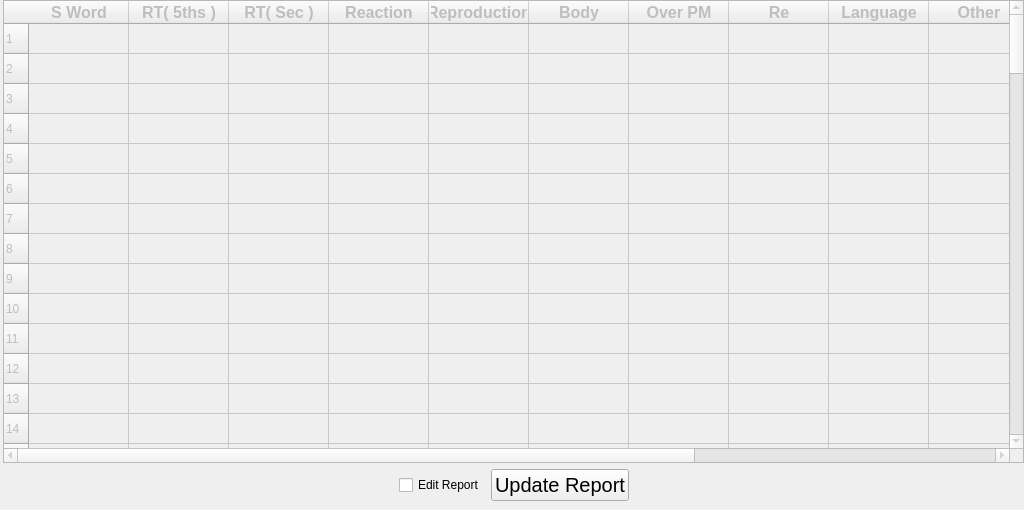
<?xml version="1.0" encoding="UTF-8"?>
<ui version="4.0">
 <class>Form</class>
 <widget class="QWidget" name="Form">
  <property name="geometry">
   <rect>
    <x>0</x>
    <y>0</y>
    <width>1024</width>
    <height>510</height>
   </rect>
  </property>
  <property name="sizePolicy">
   <sizepolicy hsizetype="Fixed" vsizetype="Fixed">
    <horstretch>0</horstretch>
    <verstretch>0</verstretch>
   </sizepolicy>
  </property>
  <property name="minimumSize">
   <size>
    <width>1024</width>
    <height>510</height>
   </size>
  </property>
  <property name="maximumSize">
   <size>
    <width>1024</width>
    <height>510</height>
   </size>
  </property>
  <property name="windowTitle">
   <string>GeneratedReport</string>
  </property>
  <widget class="QWidget" name="layoutWidget">
   <property name="geometry">
    <rect>
     <x>3</x>
     <y>0</y>
     <width>1021</width>
     <height>501</height>
    </rect>
   </property>
   <layout class="QVBoxLayout" name="verticalLayout">
    <item>
     <widget class="QTableWidget" name="generatedReport">
      <property name="enabled">
       <bool>false</bool>
      </property>
      <row>
       <property name="text">
        <string>1</string>
       </property>
      </row>
      <row>
       <property name="text">
        <string>2</string>
       </property>
      </row>
      <row>
       <property name="text">
        <string>3</string>
       </property>
      </row>
      <row>
       <property name="text">
        <string>4</string>
       </property>
      </row>
      <row>
       <property name="text">
        <string>5</string>
       </property>
      </row>
      <row>
       <property name="text">
        <string>6</string>
       </property>
      </row>
      <row>
       <property name="text">
        <string>7</string>
       </property>
      </row>
      <row>
       <property name="text">
        <string>8</string>
       </property>
      </row>
      <row>
       <property name="text">
        <string>9</string>
       </property>
      </row>
      <row>
       <property name="text">
        <string>10</string>
       </property>
      </row>
      <row>
       <property name="text">
        <string>11</string>
       </property>
      </row>
      <row>
       <property name="text">
        <string>12</string>
       </property>
      </row>
      <row>
       <property name="text">
        <string>13</string>
       </property>
      </row>
      <row>
       <property name="text">
        <string>14</string>
       </property>
      </row>
      <row>
       <property name="text">
        <string>15</string>
       </property>
      </row>
      <row>
       <property name="text">
        <string>16</string>
       </property>
      </row>
      <row>
       <property name="text">
        <string>17</string>
       </property>
      </row>
      <row>
       <property name="text">
        <string>18</string>
       </property>
      </row>
      <row>
       <property name="text">
        <string>19</string>
       </property>
      </row>
      <row>
       <property name="text">
        <string>20</string>
       </property>
      </row>
      <row>
       <property name="text">
        <string>21</string>
       </property>
      </row>
      <row>
       <property name="text">
        <string>22</string>
       </property>
      </row>
      <row>
       <property name="text">
        <string>23</string>
       </property>
      </row>
      <row>
       <property name="text">
        <string>24</string>
       </property>
      </row>
      <row>
       <property name="text">
        <string>25</string>
       </property>
      </row>
      <row>
       <property name="text">
        <string>26</string>
       </property>
      </row>
      <row>
       <property name="text">
        <string>27</string>
       </property>
      </row>
      <row>
       <property name="text">
        <string>28</string>
       </property>
      </row>
      <row>
       <property name="text">
        <string>29</string>
       </property>
      </row>
      <row>
       <property name="text">
        <string>30</string>
       </property>
      </row>
      <row>
       <property name="text">
        <string>31</string>
       </property>
      </row>
      <row>
       <property name="text">
        <string>32</string>
       </property>
      </row>
      <row>
       <property name="text">
        <string>33</string>
       </property>
      </row>
      <row>
       <property name="text">
        <string>34</string>
       </property>
      </row>
      <row>
       <property name="text">
        <string>35</string>
       </property>
      </row>
      <row>
       <property name="text">
        <string>36</string>
       </property>
      </row>
      <row>
       <property name="text">
        <string>37</string>
       </property>
      </row>
      <row>
       <property name="text">
        <string>38</string>
       </property>
      </row>
      <row>
       <property name="text">
        <string>39</string>
       </property>
      </row>
      <row>
       <property name="text">
        <string>40</string>
       </property>
      </row>
      <row>
       <property name="text">
        <string>41</string>
       </property>
      </row>
      <row>
       <property name="text">
        <string>42</string>
       </property>
      </row>
      <row>
       <property name="text">
        <string>43</string>
       </property>
      </row>
      <row>
       <property name="text">
        <string>44</string>
       </property>
      </row>
      <row>
       <property name="text">
        <string>45</string>
       </property>
      </row>
      <row>
       <property name="text">
        <string>46</string>
       </property>
      </row>
      <row>
       <property name="text">
        <string>47</string>
       </property>
      </row>
      <row>
       <property name="text">
        <string>48</string>
       </property>
      </row>
      <row>
       <property name="text">
        <string>49</string>
       </property>
      </row>
      <row>
       <property name="text">
        <string>50</string>
       </property>
      </row>
      <row>
       <property name="text">
        <string>51</string>
       </property>
      </row>
      <row>
       <property name="text">
        <string>52</string>
       </property>
      </row>
      <row>
       <property name="text">
        <string>53</string>
       </property>
      </row>
      <row>
       <property name="text">
        <string>54</string>
       </property>
      </row>
      <row>
       <property name="text">
        <string>55</string>
       </property>
      </row>
      <row>
       <property name="text">
        <string>56</string>
       </property>
      </row>
      <row>
       <property name="text">
        <string>57</string>
       </property>
      </row>
      <row>
       <property name="text">
        <string>58</string>
       </property>
      </row>
      <row>
       <property name="text">
        <string>59</string>
       </property>
      </row>
      <row>
       <property name="text">
        <string>60</string>
       </property>
      </row>
      <row>
       <property name="text">
        <string>61</string>
       </property>
      </row>
      <row>
       <property name="text">
        <string>62</string>
       </property>
      </row>
      <row>
       <property name="text">
        <string>63</string>
       </property>
      </row>
      <row>
       <property name="text">
        <string>64</string>
       </property>
      </row>
      <row>
       <property name="text">
        <string>65</string>
       </property>
      </row>
      <row>
       <property name="text">
        <string>66</string>
       </property>
      </row>
      <row>
       <property name="text">
        <string>67</string>
       </property>
      </row>
      <row>
       <property name="text">
        <string>68</string>
       </property>
      </row>
      <row>
       <property name="text">
        <string>69</string>
       </property>
      </row>
      <row>
       <property name="text">
        <string>70</string>
       </property>
      </row>
      <row>
       <property name="text">
        <string>71</string>
       </property>
      </row>
      <row>
       <property name="text">
        <string>72</string>
       </property>
      </row>
      <row>
       <property name="text">
        <string>73</string>
       </property>
      </row>
      <row>
       <property name="text">
        <string>74</string>
       </property>
      </row>
      <row>
       <property name="text">
        <string>75</string>
       </property>
      </row>
      <row>
       <property name="text">
        <string>76</string>
       </property>
      </row>
      <row>
       <property name="text">
        <string>77</string>
       </property>
      </row>
      <row>
       <property name="text">
        <string>78</string>
       </property>
      </row>
      <row>
       <property name="text">
        <string>79</string>
       </property>
      </row>
      <row>
       <property name="text">
        <string>80</string>
       </property>
      </row>
      <row>
       <property name="text">
        <string>81</string>
       </property>
      </row>
      <row>
       <property name="text">
        <string>82</string>
       </property>
      </row>
      <row>
       <property name="text">
        <string>83</string>
       </property>
      </row>
      <row>
       <property name="text">
        <string>84</string>
       </property>
      </row>
      <row>
       <property name="text">
        <string>85</string>
       </property>
      </row>
      <row>
       <property name="text">
        <string>86</string>
       </property>
      </row>
      <row>
       <property name="text">
        <string>87</string>
       </property>
      </row>
      <row>
       <property name="text">
        <string>88</string>
       </property>
      </row>
      <row>
       <property name="text">
        <string>89</string>
       </property>
      </row>
      <row>
       <property name="text">
        <string>90</string>
       </property>
      </row>
      <row>
       <property name="text">
        <string>91</string>
       </property>
      </row>
      <row>
       <property name="text">
        <string>92</string>
       </property>
      </row>
      <row>
       <property name="text">
        <string>93</string>
       </property>
      </row>
      <row>
       <property name="text">
        <string>94</string>
       </property>
      </row>
      <row>
       <property name="text">
        <string>95</string>
       </property>
      </row>
      <row>
       <property name="text">
        <string>96</string>
       </property>
      </row>
      <row>
       <property name="text">
        <string>97</string>
       </property>
      </row>
      <row>
       <property name="text">
        <string>98</string>
       </property>
      </row>
      <row>
       <property name="text">
        <string>99</string>
       </property>
      </row>
      <row>
       <property name="text">
        <string>100</string>
       </property>
      </row>
      <column>
       <property name="text">
        <string>S Word</string>
       </property>
       <property name="font">
        <font>
         <pointsize>12</pointsize>
         <weight>75</weight>
         <bold>true</bold>
        </font>
       </property>
      </column>
      <column>
       <property name="text">
        <string>RT( 5ths )</string>
       </property>
       <property name="font">
        <font>
         <pointsize>12</pointsize>
         <weight>75</weight>
         <bold>true</bold>
        </font>
       </property>
      </column>
      <column>
       <property name="text">
        <string>RT( Sec )</string>
       </property>
       <property name="font">
        <font>
         <pointsize>12</pointsize>
         <weight>75</weight>
         <bold>true</bold>
        </font>
       </property>
      </column>
      <column>
       <property name="text">
        <string>Reaction</string>
       </property>
       <property name="font">
        <font>
         <pointsize>12</pointsize>
         <weight>75</weight>
         <bold>true</bold>
        </font>
       </property>
      </column>
      <column>
       <property name="text">
        <string>Reproduction</string>
       </property>
       <property name="font">
        <font>
         <pointsize>12</pointsize>
         <weight>75</weight>
         <bold>true</bold>
        </font>
       </property>
      </column>
      <column>
       <property name="text">
        <string>Body</string>
       </property>
       <property name="font">
        <font>
         <pointsize>12</pointsize>
         <weight>75</weight>
         <bold>true</bold>
        </font>
       </property>
      </column>
      <column>
       <property name="text">
        <string>Over PM</string>
       </property>
       <property name="font">
        <font>
         <pointsize>12</pointsize>
         <weight>75</weight>
         <bold>true</bold>
        </font>
       </property>
      </column>
      <column>
       <property name="text">
        <string>Re</string>
       </property>
       <property name="font">
        <font>
         <pointsize>12</pointsize>
         <weight>75</weight>
         <bold>true</bold>
        </font>
       </property>
      </column>
      <column>
       <property name="text">
        <string>Language</string>
       </property>
       <property name="font">
        <font>
         <pointsize>12</pointsize>
         <weight>75</weight>
         <bold>true</bold>
        </font>
       </property>
      </column>
      <column>
       <property name="text">
        <string>Other</string>
       </property>
       <property name="font">
        <font>
         <pointsize>12</pointsize>
         <weight>75</weight>
         <bold>true</bold>
        </font>
       </property>
      </column>
      <column>
       <property name="text">
        <string>CIs</string>
       </property>
       <property name="font">
        <font>
         <pointsize>12</pointsize>
         <weight>75</weight>
         <bold>true</bold>
        </font>
       </property>
      </column>
      <column>
       <property name="text">
        <string>Factual</string>
       </property>
       <property name="font">
        <font>
         <pointsize>12</pointsize>
         <weight>75</weight>
         <bold>true</bold>
        </font>
       </property>
      </column>
      <column>
       <property name="text">
        <string>Ego-centric</string>
       </property>
       <property name="font">
        <font>
         <pointsize>12</pointsize>
         <weight>75</weight>
         <bold>true</bold>
        </font>
       </property>
      </column>
     </widget>
    </item>
    <item>
     <layout class="QHBoxLayout" name="horizontalLayout">
      <item>
       <spacer name="horizontalSpacer">
        <property name="orientation">
         <enum>Qt::Horizontal</enum>
        </property>
        <property name="sizeHint" stdset="0">
         <size>
          <width>40</width>
          <height>20</height>
         </size>
        </property>
       </spacer>
      </item>
      <item>
       <widget class="QCheckBox" name="editGeneratedReport">
        <property name="text">
         <string>Edit Report</string>
        </property>
       </widget>
      </item>
      <item>
       <widget class="QPushButton" name="updateReport">
        <property name="font">
         <font>
          <pointsize>15</pointsize>
         </font>
        </property>
        <property name="text">
         <string>Update Report</string>
        </property>
       </widget>
      </item>
      <item>
       <spacer name="horizontalSpacer_2">
        <property name="orientation">
         <enum>Qt::Horizontal</enum>
        </property>
        <property name="sizeHint" stdset="0">
         <size>
          <width>40</width>
          <height>20</height>
         </size>
        </property>
       </spacer>
      </item>
     </layout>
    </item>
   </layout>
  </widget>
 </widget>
 <resources/>
 <connections>
  <connection>
   <sender>editGeneratedReport</sender>
   <signal>clicked(bool)</signal>
   <receiver>generatedReport</receiver>
   <slot>setEnabled(bool)</slot>
   <hints>
    <hint type="sourcelabel">
     <x>423</x>
     <y>488</y>
    </hint>
    <hint type="destinationlabel">
     <x>414</x>
     <y>417</y>
    </hint>
   </hints>
  </connection>
 </connections>
</ui>
